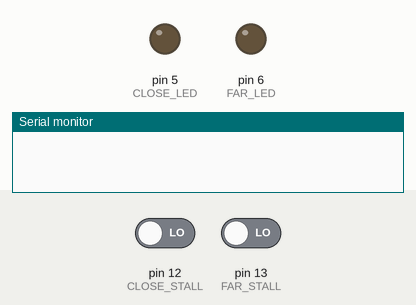
The sketch below on a simulated Arduino Uno, built with avr-gcc and run on an emulated ATmega328P. Shown: output pins drawn as LEDs (lit = HIGH), the last lines printed to the serial monitor. Inputs (shaded band) come from the test bench; at power-on: pin 12 (CLOSE_STALL) LOW, pin 13 (FAR_STALL) LOW.

Above: at 9.8 s.
9.9 s: pin 12 (CLOSE_STALL) driven HIGH
At 12.4 s:
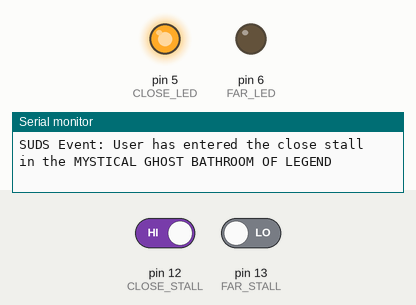
14.4 s: pin 13 (FAR_STALL) driven HIGH
At 15.5 s:
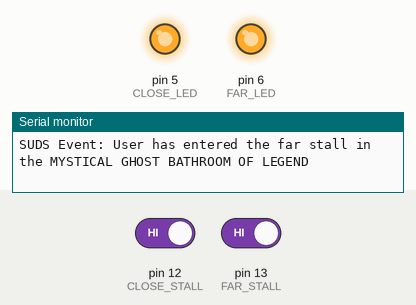
18.9 s: pin 12 (CLOSE_STALL) driven LOW
At 22.0 s:
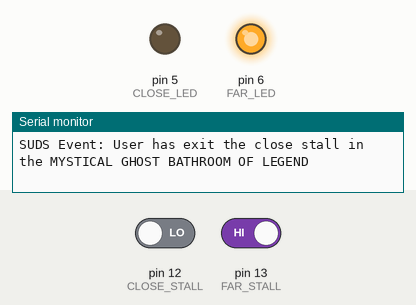
23.4 s: pin 13 (FAR_STALL) driven LOW
At 24.9 s:
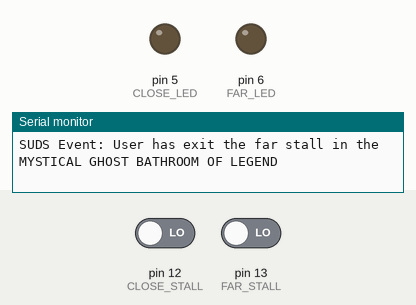
Timing chart, 0 to 26.4 s (numbered marks = the images above; inputs shaded):
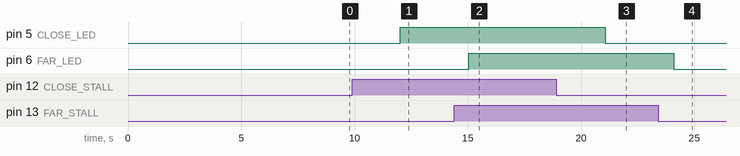

Measured:
- after the input at 9.9 s, pin 5 (CLOSE_LED): LOW → HIGH after 2.1 s
- after the input at 14.4 s, pin 6 (FAR_LED): LOW → HIGH after 0.64 s
- after the input at 18.9 s, pin 5 (CLOSE_LED): HIGH → LOW after 2.2 s
- after the input at 23.4 s, pin 6 (FAR_LED): HIGH → LOW after 0.68 s

The sketch:

suds_template.ino
```cpp
// Code Running on SUDS arduinos in CSH Bathrooms

enum bathroom {
  HANDYCRAPPER,
  DEEP_SOUTH,
  SOUTH_VADER,
  NORTH_VADER,
  FAR_NORTH,
  L,
  WTF
};

// ID of the bathroom this arduino controls
const bathroom BATHROOM_ID = WTF;

// Detection Pins
const int CLOSE_STALL = 12;
const int FAR_STALL = 13;

// LEDs outside the bathroom
const int CLOSE_LED = 5;
const int FAR_LED = 6;

//EVENT Identifier IDs
const int EVENT_STALL_ENTER = 11111995;
const int EVENT_STALL_EXIT = 11111996;

//IS SOMEBODY TAKING A SHOWER?
boolean close_occupied = false;
boolean far_occupied = false;

void setup() {
  // These wires go to the stalls
  pinMode(CLOSE_STALL, INPUT);
  pinMode(FAR_STALL, INPUT);
  // These wires go to the box ouside the bathroom
  pinMode(CLOSE_LED, OUTPUT);
  pinMode(FAR_LED, OUTPUT);

  // Open the serial port
  Serial.begin(9600);
}

void loop() {

  // Don't pick up random noise or a tap on the switch
  delay(3000);

  // Read the stall switches
  // True if the switch in the stall is closed
  boolean close_status = digitalRead(CLOSE_STALL) == HIGH;
  boolean far_status = digitalRead(FAR_STALL) == HIGH;

  // Find discrepincies
  // will be true if something has changed
  boolean close_swap = close_status ^ close_occupied;
  boolean far_swap = far_status ^ far_occupied;

  // Log the difference and swap the occupied value
  if (close_swap) {
    log_event(CLOSE_STALL, close_occupied ? EVENT_STALL_EXIT : EVENT_STALL_ENTER);
    close_occupied = !close_occupied;
  }
  if (far_swap) {
    log_event(FAR_STALL, far_occupied ? EVENT_STALL_EXIT : EVENT_STALL_ENTER);
    far_occupied = !far_occupied;
  }

  digitalWrite(CLOSE_LED, close_occupied ? HIGH : LOW);
  digitalWrite(FAR_LED, far_occupied ? HIGH : LOW);
}

void log_event(int stall, int event) {
  String message = "SUDS Event: User has ";
  switch (event) {
    case EVENT_STALL_ENTER:
      message += "entered";
      break;
    case EVENT_STALL_EXIT:
      message += "exit";
      break;
  }
  message += " the ";
  switch (stall) {
    case CLOSE_STALL:
      message += "close";
      break;
    case FAR_STALL:
      message += "far";
      break;
  }
  message += " stall in the ";
  if(BATHROOM_ID == HANDYCRAPPER) {
    message += "Handycrapper";
  } else if(BATHROOM_ID == DEEP_SOUTH) {
    message += "deep south bathroom";
  } else if(BATHROOM_ID == SOUTH_VADER) {
    message += "south vader bathroom";
  } else if(BATHROOM_ID == NORTH_VADER) {
    message += "north vader bathroom";
  } else if(BATHROOM_ID == FAR_NORTH) {
    message += "far north bathroom";
  } else if(BATHROOM_ID == L) {
    message += "L bathroom";
  } else if(BATHROOM_ID == WTF) {
    message += "MYSTICAL GHOST BATHROOM OF LEGEND";
  }
  Serial.println(message);
}
```
